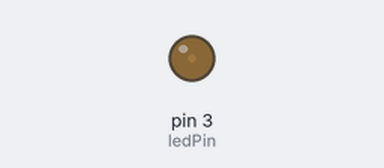
This sketch was run on a simulated Arduino Uno, built with avr-gcc and run on an emulated ATmega328P. On the bench: output pins drawn as LEDs (lit = HIGH).

Above: at 0.05 s.
At 0.6 s:
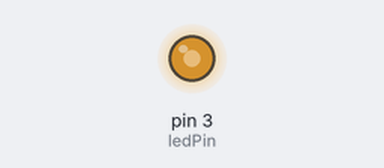
At 1.25 s:
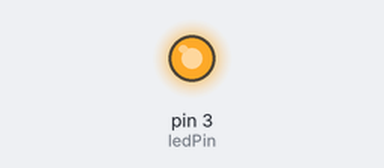
At 2.5 s:
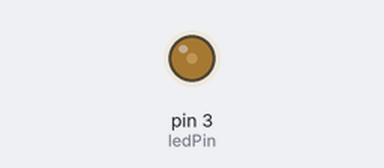
Timing chart, 0 to 6.3 s (numbered marks = the images above):
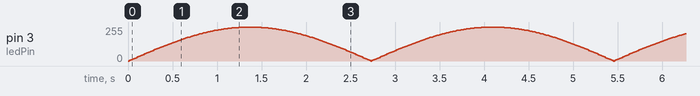

The sketch:

Project_7_Pulse_leds.ino
```cpp
// Projeto 7 led pwm

int ledPin = 3;
float sinVal;
int ledVal;

void setup() {
  pinMode(ledPin, OUTPUT);
}

void loop() {
  for (int x = 0; x < 180; x++) {

    //converte graus para radianos e então obtem o valor do seno
    sinVal = (sin(x * (3.1416/180)));
    ledVal = int(sinVal*255);
    analogWrite(ledPin, ledVal);
    delay(15);
  }
}
```
